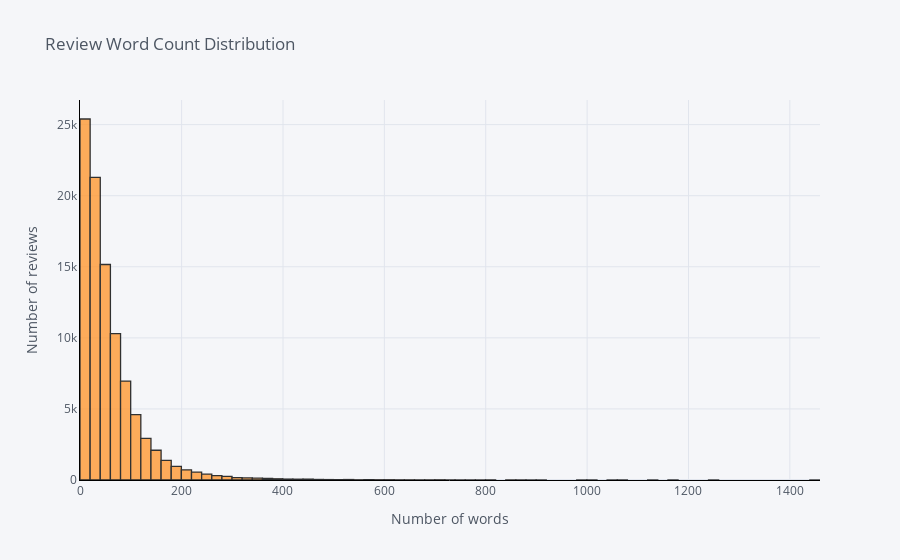

Notebook code for this chart:
### Code cell
# Let's visualize a bit
reviews['word_count'].iplot(kind='hist',
                            bins=100,
                            xTitle='Number of words',
                            linecolor='black',
                            yTitle='Number of reviews',
                            title='Review Word Count Distribution')

### Figure 1 — Plotly figure (JSON) as saved in the notebook; plotly's stock layout.template omitted (floating-point values rounded to 4 significant figures; data arrays with more than 128 entries replaced by an {"elided": "..."} marker saying what was removed)
{"data": [{"histfunc": "count", "histnorm": "", "marker": {"color": "rgba(255, 153, 51, 1.0)", "line": {"color": "#000000", "width": 1.3}}, "name": "word_count", "nbinsx": 100, "opacity": 0.8, "orientation": "v", "type": "histogram", "x": {"elided": "94414 int values"}}], "layout": {"barmode": "overlay", "legend": {"bgcolor": "#F5F6F9", "font": {"color": "#4D5663"}}, "paper_bgcolor": "#F5F6F9", "plot_bgcolor": "#F5F6F9", "title": {"font": {"color": "#4D5663"}, "text": "Review Word Count Distribution"}, "xaxis": {"gridcolor": "#E1E5ED", "linecolor": "black", "showgrid": true, "tickfont": {"color": "#4D5663"}, "title": {"font": {"color": "#4D5663"}, "text": "Number of words"}, "zerolinecolor": "#E1E5ED"}, "yaxis": {"gridcolor": "#E1E5ED", "linecolor": "black", "showgrid": true, "tickfont": {"color": "#4D5663"}, "title": {"font": {"color": "#4D5663"}, "text": "Number of reviews"}, "zerolinecolor": "#E1E5ED"}}}
